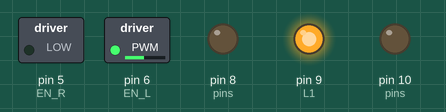
Bench run of a sketch on a simulated Arduino Uno, built with avr-gcc and run on an emulated ATmega328P. On the bench: switched loads named in the sketch (green lamp = pin HIGH), output pins drawn as LEDs (lit = HIGH). Pins used as bus, display or sensor lines are not drawn.

Above: at 3.1 s.
At 10.1 s:
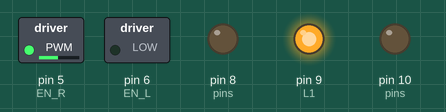
At 17.1 s:
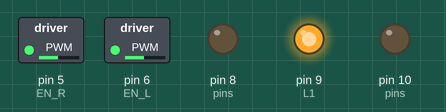
At 22.1 s:
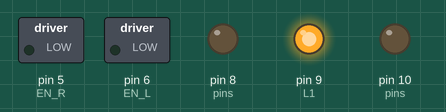
Timing chart, 0 to 23.6 s (numbered marks = the images above):
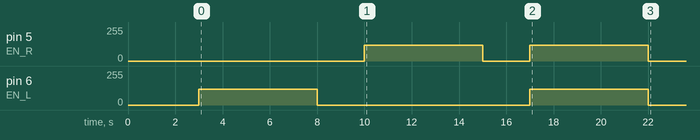

The sketch:

motor_test.ino
```cpp
#include <Arduino.h>
// Lift wheels before powering on. Runs ONCE after reset.
// Left: OUT3/4. Right: OUT1/2. Remove ENA/ENB caps for PWM wiring.
const int EN_L=6, L1=9, L2=10;
const int EN_R=5, R1=7, R2=8;
void stopMotors() {
  analogWrite(EN_L, 0);
  analogWrite(EN_R, 0);
}
void setup() {
  const int pins[]={EN_L,L1,L2,EN_R,R1,R2};
  for (int p:pins) {
    pinMode(p, OUTPUT);
    digitalWrite(p, LOW);
  }
  digitalWrite(L1, HIGH);
  digitalWrite(R1, HIGH);
  delay(3000);
  analogWrite(EN_L, 120);
  delay(5000);
  stopMotors();
  delay(2000);
  analogWrite(EN_R, 120);
  delay(5000);
  stopMotors();
  delay(2000);
  analogWrite(EN_L, 120);
  analogWrite(EN_R, 120);
  delay(5000);
  stopMotors();
}
void loop() {}
```
